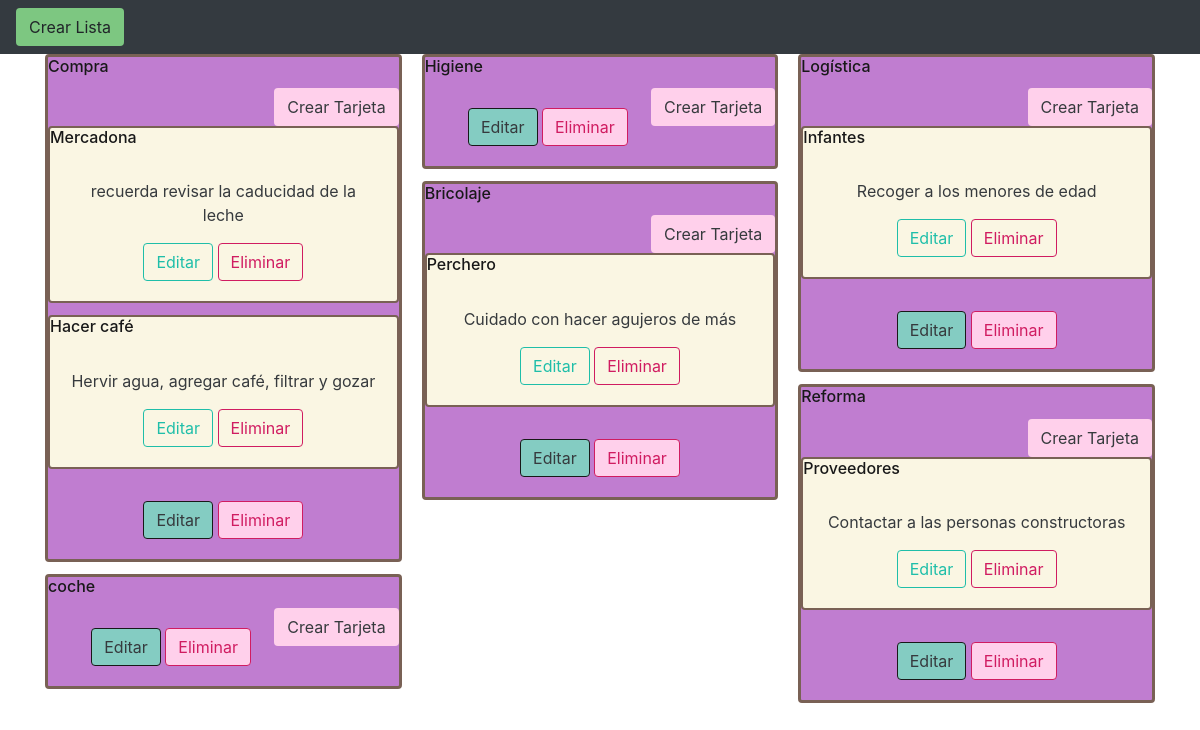
The app's page /appBD/consulTab/, older data.
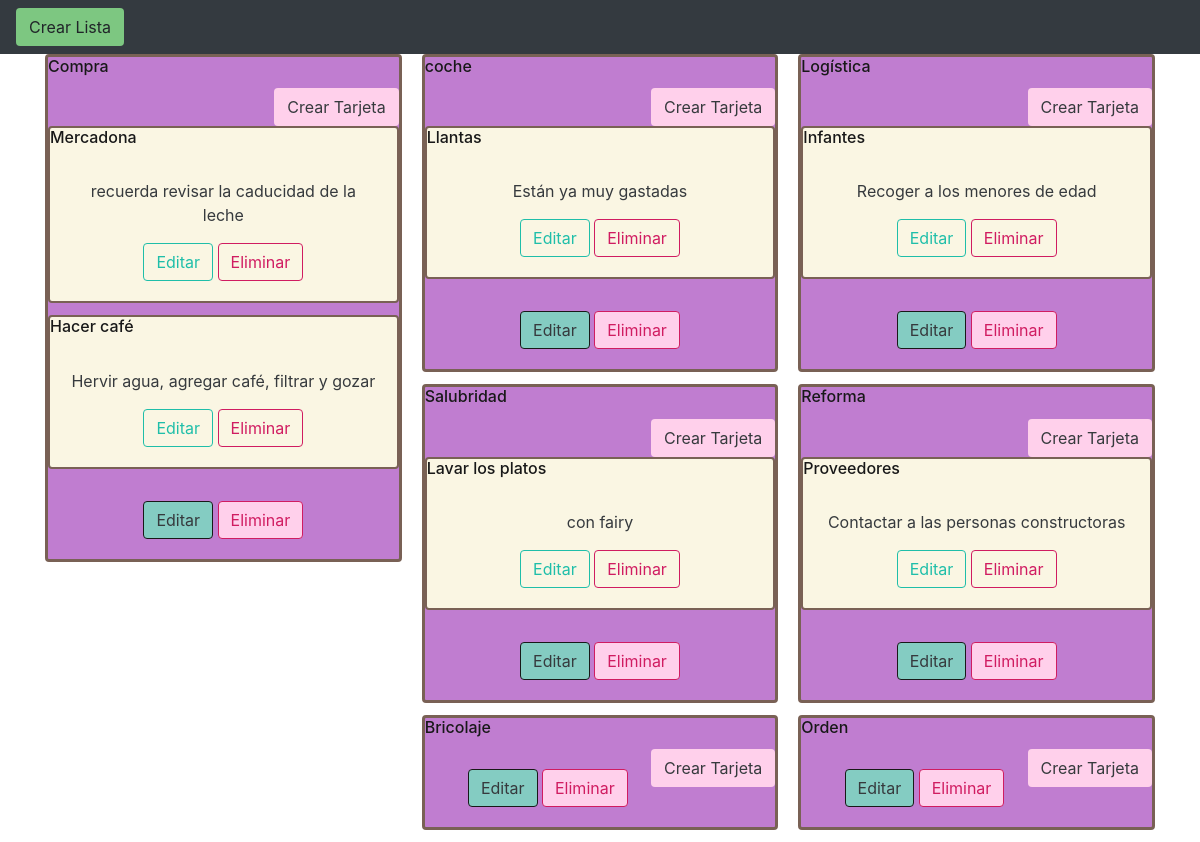
The same page, newer data.
### appBD/models.py (models this page shows, shortened)
class Lista(models.Model):
    nombreList = models.CharField(max_length = 30)
    fkTablero = models.ForeignKey(Tablero, on_delete=models.CASCADE, related_name="listas")

class Tarjeta(models.Model):
    nombreTarj = models.CharField(max_length = 30)
    descripcion = models.CharField(max_length = 300)
    fkLista = models.ForeignKey(Lista, on_delete=models.CASCADE, related_name="tarjetas")

### appBD/views.py (the view)
# urls.py: path('consulTab/',views.consultarTablero, name='consultarTablero'),
def consultarTablero(request):
    template = 'appBD/consultarTablero.html'
    todo = Tablero.objects.prefetch_related('listas__tarjetas')
    casa = get_object_or_404(todo,pk=1)
    contexto = {'todo':casa}
    return render (request, template, contexto)

### appBD/templates/appBD/consultarTablero.html (shortened to what this page needs)
{% extends "appBD/index.html" %} {% load static %}
    {% block content %}
 <div class="container">
        <div class="card-columns">
        {% for lista in todo.listas.all %}
            <div class="card" style="background-color:#ba70cc; border: 3px solid #6b5043; opacity: 90%">
                <h6 class="card-title">{{lista.nombreList}} </h6>
                <a href="{% url 'crearTarjeta'%}" class="btn" style="background-color:#ffcce9; float: right">Crear Tarjeta</a>
            {% for tarjeta in lista.tarjetas.all %}
            <div class="card" style="background-color:#faf6e1; border: 2px solid #6b5043">
                <h6 class="card-title">{{tarjeta.nombreTarj}} </h6>
                <div class="card-body text-center">
                    <p class="card-text">{{tarjeta.descripcion}}</p>
                    <a href="{% url 'editarTarjeta' tarjeta.id %}" class="btn" style="border: 1px solid; color: #07b8a0">Editar</a>
                    <a href="{% url 'eliminarTarjeta' tarjeta.id %}" class="btn" style="border: 1px solid; color: #cc0451">Eliminar</a>
                </div>
            </div>
            {% endfor %}
                 <div class="card-body text-center">
                    <a href="{% url 'editarLista' lista.id %}" class="btn" style="border: 1px solid black; background-color:#77c7bc">Editar</a>
                    <a href="{% url 'eliminarLista' lista.id %}" class="btn" style="border: 1px solid; color: #cc0451; background-color:#ffcce9">Eliminar</a>
                </div>
            </div>
        {% endfor %}
    {% endblock %}

Row changes from the older to the newer data that the page shows:
removed Tarjeta: nombreTarj "Perchero", descripcion "Cuidado con hacer agujeros de más", shown under Lista "Bricolaje"
added Tarjeta: nombreTarj "Llantas", descripcion "Están ya muy gastadas", shown under Lista "coche"
changed Lista: nombreList "Higiene" → "Salubridad"
added Tarjeta: nombreTarj "Lavar los platos", descripcion "con fairy", shown under Lista "Salubridad"
added Lista: nombreList "Orden"
